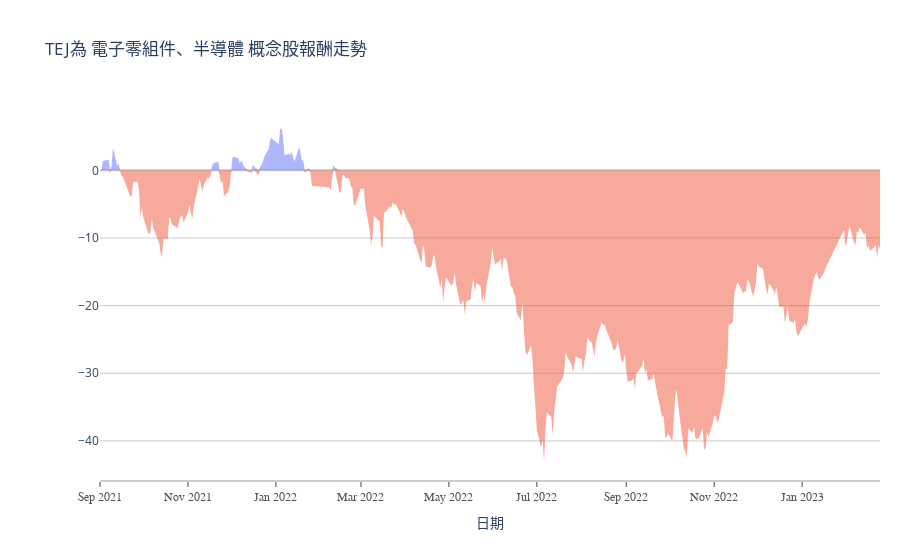

The notebook cell saved with this chart:
### Code cell
# ppl give a stock number
st_input = '2330'

try:
    st_group_num = cluster[cluster['代號'] == st_input]['歆凱分組'].values[0]
    gruop_num = cluster[cluster['歆凱分組'] == st_group_num]
    group_data = daily_trading[daily_trading.st_code.isin(gruop_num['代號']) == True]
    group_title = 'TEJ為 '+['、'.join(gruop_num.new_industry.drop_duplicates().to_list())][0] + ' 概念股報酬走勢'

except IndexError:
    print('跳通知：ML並無幫他分類到組別')
    st_group_num = industry[industry['代號'] == int(st_input)]['new_industry'].values[0]
    gruop_num = industry[industry['new_industry'] == st_group_num]
    group_data = daily_trading[daily_trading.st_code.isin(gruop_num['代號'].astype(str)) == True]
    group_title = 'ML並無分類，在TEJ為 '+['、'.join(gruop_num.new_industry.drop_duplicates().to_list())][0] + ' 概念股報酬走勢'
    
    
group_data = group_data.groupby('st_code', as_index=False).apply(latest_return)
group_data.loc[:, ['近一日漲跌%', '近一週漲跌%', '近一月漲跌%']] = group_data.loc[:, ['近一日漲跌%', '近一週漲跌%', '近一月漲跌%']]*100

latest = group_data.loc[:, ['st_code', 'st_name','近一日漲跌%', '近一週漲跌%', '近一月漲跌%']]
latest = latest.drop_duplicates('st_code', keep='last').reset_index(drop=True)
group_return = group_data.groupby('date', as_index=False).agg(
    {'近一日漲跌%':'mean', '近一週漲跌%':'mean', '近一月漲跌%':'mean'})
group_return['color'] = np.where(group_return['近一日漲跌%']>0, 'pink', 'green')
group_return['近一日漲跌%'] = group_return['近一日漲跌%'].cumsum()
group_return_figure = group_return.tail(1)
group_return_figure

# 族群報酬率圖
mask = group_return['近一日漲跌%'] >= 0
group_return['ret_above'] = np.where(mask, group_return['近一日漲跌%'], 0)
group_return['ret_below'] = np.where(mask, 0, group_return['近一日漲跌%'])

fig = go.Figure(go.Scatter(
    y=group_return['ret_above'],
    x=group_return.date, 
    fill='tozeroy',
    mode='none',
    text=group_return['近一日漲跌%']))

fig.add_trace(go.Scatter(
    y=group_return['ret_below'],
    x=group_return.date, 
    fill='tozeroy',
    mode='none',
    text=group_return['近一日漲跌%']))

fig.update_xaxes(showspikes=True, spikecolor="rgb(204, 204, 204)", spikemode="across", spikethickness=0.1)
fig.update_layout(
#     hovermode='x',
    title = group_title,
    xaxis=dict(
        showline=True,
        showgrid=False,
        showticklabels=True,
        linecolor='rgb(204, 204, 204)',
        linewidth=2,
        ticks='outside',
        tickfont=dict(
            family='Arial',
            size=12,
            color='rgb(82, 82, 82)',
        ),
    ),
    yaxis=dict(
        showgrid=True,
        zeroline=True,
        zerolinecolor='rgb(204, 204, 204)',
        gridcolor='rgb(204, 204, 204)',
        showline=False,
        showticklabels=True,
    ),
    autosize=False,
    margin=dict(
        autoexpand=False,
        l=100,
        r=20,
        t=110,
    ),
    showlegend=False,
    plot_bgcolor='white'

)
fig.update_xaxes(title='日期')
fig.show()

# 相關關鍵字：
related_keyword = gruop_num['new_industry'].drop_duplicates().to_list() + gruop_num['minor_industry'].drop_duplicates().to_list()
print(group_return_figure)
print(related_keyword)
print(latest)

### Figure 1 — Plotly figure (JSON) as saved in the notebook; plotly's stock layout.template omitted (floating-point values rounded to 4 significant figures; data arrays with more than 128 entries replaced by an {"elided": "..."} marker saying what was removed)
{"data": [{"fill": "tozeroy", "mode": "none", "text": {"elided": "361 float values"}, "type": "scatter", "x": {"elided": "361 str values"}, "y": {"elided": "361 float values"}}, {"fill": "tozeroy", "mode": "none", "text": {"elided": "361 float values"}, "type": "scatter", "x": {"elided": "361 str values"}, "y": {"elided": "361 float values"}}], "layout": {"autosize": false, "margin": {"autoexpand": false, "l": 100, "r": 20, "t": 110}, "plot_bgcolor": "white", "showlegend": false, "title": {"text": "TEJ為 電子零組件、半導體 概念股報酬走勢"}, "xaxis": {"linecolor": "rgb(204, 204, 204)", "linewidth": 2, "showgrid": false, "showline": true, "showspikes": true, "showticklabels": true, "spikecolor": "rgb(204, 204, 204)", "spikemode": "across", "spikethickness": 0.1, "tickfont": {"color": "rgb(82, 82, 82)", "family": "Arial", "size": 12}, "ticks": "outside", "title": {"text": "日期"}}, "yaxis": {"gridcolor": "rgb(204, 204, 204)", "showgrid": true, "showline": false, "showticklabels": true, "zeroline": true, "zerolinecolor": "rgb(204, 204, 204)"}}}
